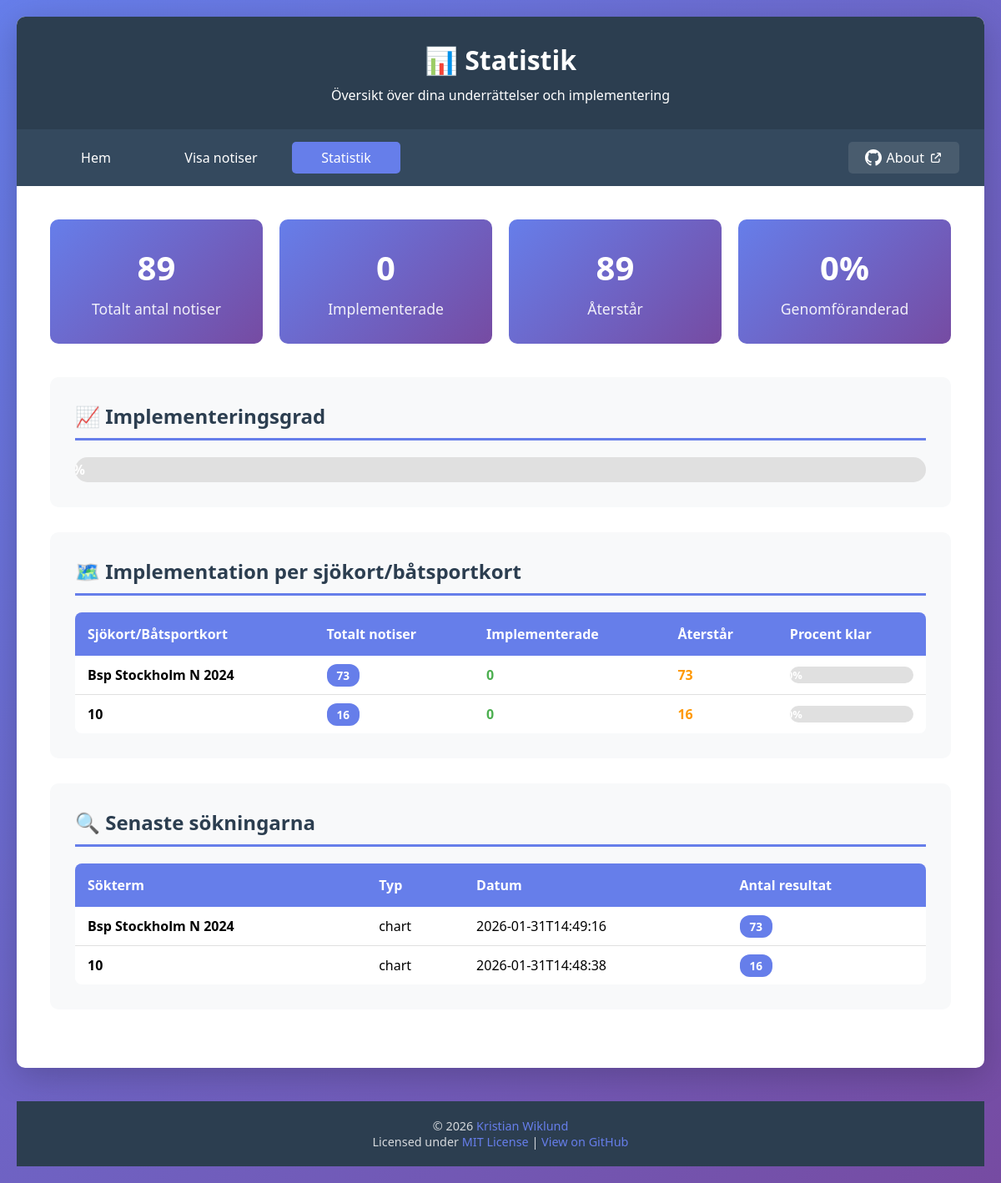
The app's page /statistics with its own data.
### tables this page shows
CREATE TABLE implementation_status (
            id INTEGER PRIMARY KEY AUTOINCREMENT,
            notice_id INTEGER,
            chart_identifier TEXT,
            implemented BOOLEAN DEFAULT 0,
            implemented_date TEXT,
            notes TEXT,
            priority INTEGER DEFAULT 5,
            is_voyage_chart BOOLEAN DEFAULT 0,
            FOREIGN KEY (notice_id) REFERENCES notices(id),
            UNIQUE(notice_id, chart_identifier)
        );

CREATE TABLE search_history (
            id INTEGER PRIMARY KEY AUTOINCREMENT,
            search_term TEXT,
            search_type TEXT,
            search_date TEXT,
            results_count INTEGER
        );

### app.py (the view)
@app.route('/statistics')
def statistics():
    conn = get_db()
    c = conn.cursor()
    c.execute('SELECT COUNT(*) FROM implementation_status')
    total_trackings = c.fetchone()[0]
    c.execute('SELECT COUNT(DISTINCT notice_id) FROM implementation_status')
    total_notices = c.fetchone()[0]
    c.execute('SELECT COUNT(*) FROM implementation_status WHERE implemented = 1')
    implemented = c.fetchone()[0]
    c.execute('''
        SELECT
            i.chart_identifier,
            COUNT(DISTINCT i.notice_id) as total_notices,
            SUM(CASE WHEN i.implemented = 1 THEN 1 ELSE 0 END) as implemented_notices
        FROM implementation_status i
        GROUP BY i.chart_identifier
        ORDER BY total_notices DESC
    ''')
    by_chart = c.fetchall()
    c.execute('''
        SELECT search_term, search_type, search_date, results_count
        FROM search_history
        ORDER BY search_date DESC
        LIMIT 10
    ''')
    recent_searches = c.fetchall()
    conn.close()
    return render_template('statistics.html',
                         total_notices=total_notices,
                         total_trackings=total_trackings,
                         implemented=implemented,
                         by_chart=by_chart,
                         recent_searches=recent_searches)

### app.py (called while the page is built)
def get_db():
    conn = sqlite3.connect(app.config['DATABASE'])
    conn.row_factory = sqlite3.Row
    return conn

### templates/statistics.html (shortened to what this page needs)
<!DOCTYPE html>
<html lang="sv">
<head>
</head>
<body>
    <div class="container">
        <header>
            <h1>📊 Statistik</h1>
            <p>Översikt över dina underrättelser och implementering</p>
        </header>
        <nav>
            <a href="/">Hem</a>
            <a href="/notices">Visa notiser</a>
            <a href="/statistics" class="active">Statistik</a>
            <a href="https://github.com/kristianwiklund/ufs_tracker" target="_blank" rel="noopener noreferrer" class="about-link">
                About
                <svg fill="none" stroke="currentColor" stroke-width="2" viewBox="0 0 24 24" style="width: 16px; height: 16px;">
                    <path d="M10 6H6a2 2 0 00-2 2v10a2 2 0 002 2h10a2 2 0 002-2v-4M14 4h6m0 0v6m0-6L10 14"/>
                </svg>
            </a>
        </nav>
        <div class="content">
            <div class="stats-grid">
                <div class="stat-card">
                    <h3>{{ total_notices }}</h3>
                    <p>Totalt antal notiser</p>
                </div>
                <div class="stat-card">
                    <h3>{{ implemented }}</h3>
                    <p>Implementerade</p>
                </div>
                <div class="stat-card">
                    <h3>{{ total_notices - implemented }}</h3>
                    <p>Återstår</p>
                </div>
                <div class="stat-card">
                    <h3>{% if total_notices > 0 %}{{ ((implemented / total_notices) * 100)|round|int }}%{% else %}0%{% endif %}</h3>
                    <p>Genomföranderad</p>
                </div>
            </div>
            {% if total_notices > 0 %}
            <div class="section">
                <h2>📈 Implementeringsgrad</h2>
                <div class="progress-bar">
                    <div class="progress-fill" style="width: {% if total_notices > 0 %}{{ (implemented / total_notices) * 100 }}%{% else %}0%{% endif %}">
                        {% if total_notices > 0 %}{{ ((implemented / total_notices) * 100)|round|int }}%{% else %}0%{% endif %}
                    </div>
                </div>
            </div>
            {% endif %}
            {% if by_chart %}
            <div class="section">
                <h2>🗺️ Implementation per sjökort/båtsportkort</h2>
                <table>
                    <thead>
                        <tr>
                            <th>Sjökort/Båtsportkort</th>
                            <th>Totalt notiser</th>
                            <th>Implementerade</th>
                            <th>Återstår</th>
                            <th>Procent klar</th>
                        </tr>
                    </thead>
                    <tbody>
                        {% for item in by_chart %}
                        <tr>
                            <td>
                                <strong>{{ item[0] }}</strong>
                            </td>
                            <td><span class="badge">{{ item[1] }}</span></td>
                            <td style="color: #4caf50;"><strong>{{ item[2] }}</strong></td>
                            <td style="color: #ff9800;"><strong>{{ item[1] - item[2] }}</strong></td>
                            <td>
                                {% if item[1] > 0 %}
                                <div class="progress-bar" style="height: 20px; margin: 0;">
                                    <div class="progress-fill" style="width: {{ (item[2] / item[1] * 100)|round }}%; font-size: 0.8em;">
                                        {{ (item[2] / item[1] * 100)|round }}%
                                    </div>
                                </div>
                                {% else %}
                                0%
                                {% endif %}
                            </td>
                        </tr>
                        {% endfor %}
                    </tbody>
                </table>
            </div>
            {% endif %}
            {% if recent_searches %}
            <div class="section">
                <h2>🔍 Senaste sökningarna</h2>
                <table>
                    <thead>
                        <tr>
                            <th>Sökterm</th>
                            <th>Typ</th>
                            <th>Datum</th>
                            <th>Antal resultat</th>
                        </tr>
                    </thead>
                    <tbody>
                        {% for search in recent_searches %}
                        <tr>
                            <td><strong>{{ search[0] }}</strong></td>
                            <td>{{ search[1] }}</td>
                            <td>{{ search[2][:19] }}</td>
                            <td><span class="badge">{{ search[3] }}</span></td>
                        </tr>
                        {% endfor %}
                    </tbody>
                </table>
            </div>
            {% endif %}
        </div>
    </div>
    <footer class="footer">
        <div class="footer-content">
            <p>&copy; 2026 <a href="https://github.com/kristianwiklund" target="_blank" rel="noopener noreferrer">Kristian Wiklund</a></p>
            <p>
                Licensed under <a href="https://github.com/kristianwiklund/ufs_tracker/blob/main/LICENSE" target="_blank" rel="noopener noreferrer">MIT License</a>
                |
                <a href="https://github.com/kristianwiklund/ufs_tracker" target="_blank" rel="noopener noreferrer">View on GitHub</a>
            </p>
        </div>
    </footer>
</body>
</html>

### templates/statistics.html (style rules this page uses)
* { margin: 0; padding: 0; box-sizing: border-box; }
body { font-family: 'Segoe UI', Tahoma, Geneva, Verdana, sans-serif; background: linear-gradient(135deg, #667eea 0%, #764ba2 100%); min-height: 100vh; padding: 20px; }
.container { max-width: 1400px; margin: 0 auto; background: white; border-radius: 10px; box-shadow: 0 10px 40px rgba(0,0,0,0.2); overflow: hidden; }
header { background: #2c3e50; color: white; padding: 30px; text-align: center; }
header h1 { font-size: 2em; margin-bottom: 10px; }
nav { background: #34495e; padding: 15px 30px; display: flex; gap: 20px; flex-wrap: wrap; align-items: center; justify-content: flex-start; }
nav a { color: white; text-decoration: none; padding: 8px 16px; border-radius: 5px; transition: background 0.3s; width: 130px; min-width: 130px; text-align: center; display: inline-block; box-sizing: border-box; }
nav a.active { background: #667eea; }
nav a.about-link { margin-left: auto; display: flex; align-items: center; justify-content: center; gap: 6px; width: auto; min-width: auto; padding: 8px 20px; background: rgba(255, 255, 255, 0.1); }
nav a.about-link svg { width: 20px; height: 20px; }
.footer { background: #2c3e50; color: rgba(255, 255, 255, 0.8); padding: 20px 40px; text-align: center; font-size: 0.9em; margin-top: 40px; }
.footer a { color: #667eea; text-decoration: none; }
.footer-content { max-width: 1400px; margin: 0 auto; }
.content { padding: 40px; }
.stats-grid { display: grid; grid-template-columns: repeat(auto-fit, minmax(250px, 1fr)); gap: 20px; margin-bottom: 40px; }
.stat-card { background: linear-gradient(135deg, #667eea 0%, #764ba2 100%); color: white; padding: 30px; border-radius: 10px; text-align: center; }
.stat-card h3 { font-size: 2.5em; margin-bottom: 10px; }
.stat-card p { opacity: 0.9; font-size: 1.1em; }
.section { background: #f8f9fa; padding: 30px; border-radius: 10px; margin-bottom: 30px; }
.section h2 { color: #2c3e50; margin-bottom: 20px; padding-bottom: 10px; border-bottom: 3px solid #667eea; }
table { width: 100%; border-collapse: collapse; background: white; border-radius: 8px; overflow: hidden; }
table th { background: #667eea; color: white; padding: 15px; text-align: left; font-weight: 600; }
table td { padding: 12px 15px; border-bottom: 1px solid #e0e0e0; }
table tr:last-child td { border-bottom: none; }
.badge { background: #667eea; color: white; padding: 4px 12px; border-radius: 12px; font-size: 0.85em; font-weight: bold; }
.progress-bar { width: 100%; height: 30px; background: #e0e0e0; border-radius: 15px; overflow: hidden; margin-top: 20px; }
.progress-fill { height: 100%; background: linear-gradient(90deg, #4caf50 0%, #8bc34a 100%); display: flex; align-items: center; justify-content: center; color: white; font-weight: bold; transition: width 0.3s; }

### records on screen
implementation_status: chart_identifier "Bsp Stockholm N 2024", item "73", item "0"
implementation_status: chart_identifier "10", item "16", item "0"
search_history: search_term "Bsp Stockholm N 2024", search_type "chart", search_date "2026-01-31T14:49:16", results_count "73"
search_history: search_term "10", search_type "chart", search_date "2026-01-31T14:48:38", results_count "16"

### other values on screen
{{ total_notices }} "89"
{{ implemented }} "0"
{{ total_notices - implemented }} "89"
{{ ((implemented / total_notices) * 100)|round|int }} "0"
